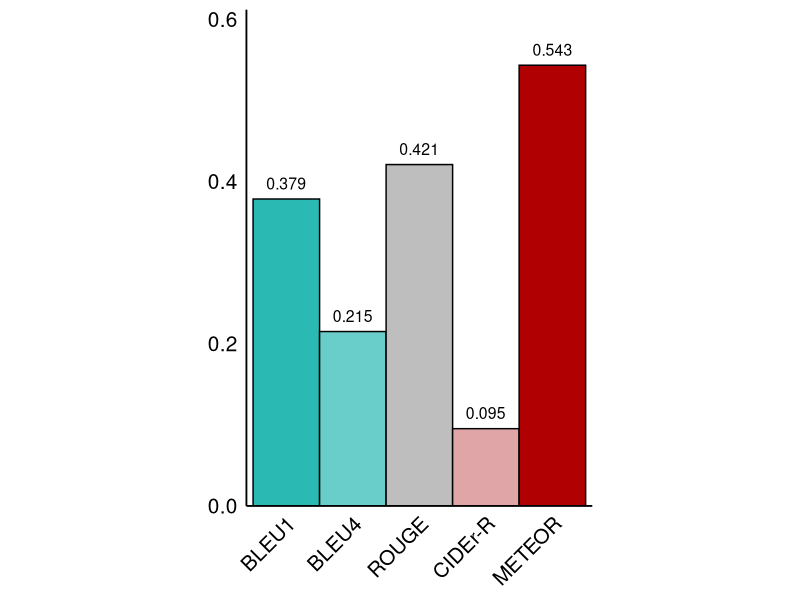

R code for this plot:
# 1108 abstract

library(ggplot2)
library(dplyr)
library(tidyr)

# Data
metrics <- data.frame(
  Metric = c("BLEU1", "BLEU4", "ROUGE", "CIDEr-R", "METEOR"),
  Mean = c(0.3785, 0.2151, 0.4210, 0.0953, 0.5435),
  Min = c(0.2258, 0.0000, 0.2885, 0.0953, 0.3204),
  Max = c(0.5192, 0.3523, 0.5594, 0.0953, 0.7414)
)

# Plot
metrics$Metric <- factor(metrics$Metric, levels = unique(metrics$Metric))
metric_colors <- c(
  "BLEU1" = "#2AB9B3",  # #436b94
  "BLEU4" = "#69CEC9", # #829cb8
  "ROUGE" = "gray", # #ee6b6e
  "CIDEr-R" = "#e0a5a6", # #e8b028
  "METEOR" = "#B10002" # #6a4a3a
)

ggplot(metrics, aes(x = Metric, y = Mean, fill = Metric)) + 
  geom_col(width = 1, color = "black") +  
  # geom_errorbar(aes(ymin = Min, ymax = Max), width = 0.2, color = "gray") +
  geom_text(aes(label = sprintf("%.3f", Mean)), vjust = -0.8, size = 4) +
  theme_minimal(base_size = 14) +
  scale_y_continuous(
    limits = c(0, 0.6),
    breaks = seq(0, 1, 0.2),
    expand = expansion(mult = c(0, 0.02))
  ) +
  scale_fill_manual(values = metric_colors) + 
guides(fill = "none") + 
  theme(
    panel.grid = element_blank(),
    axis.title = element_blank(),
    axis.line = element_line(),
    axis.text = element_text(size = 15, family = "", color = "black"),
    axis.text.x = element_text(angle = 45, hjust = 1),
    aspect.ratio = 33/23
  )
